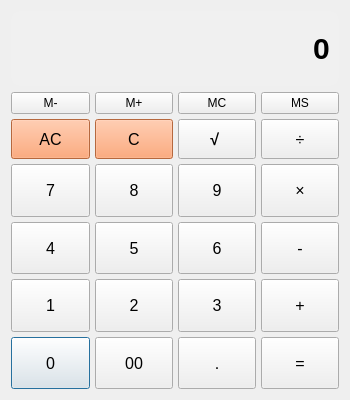
<?xml version="1.0" encoding="UTF-8"?>
<ui version="4.0">
 <class>Calculator</class>
 <widget class="QDialog" name="Calculator">
  <property name="geometry">
   <rect>
    <x>0</x>
    <y>0</y>
    <width>350</width>
    <height>400</height>
   </rect>
  </property>
  <property name="minimumSize">
   <size>
    <width>350</width>
    <height>400</height>
   </size>
  </property>
  <property name="maximumSize">
   <size>
    <width>350</width>
    <height>400</height>
   </size>
  </property>
  <property name="windowTitle">
   <string>الالة الحاسبة</string>
  </property>
  <property name="windowIcon">
   <iconset>
    <normaloff>graphics/icon.xpm</normaloff>graphics/icon.xpm</iconset>
  </property>
  <layout class="QGridLayout" name="gridLayout">
   <item row="0" column="0">
    <widget class="QLineEdit" name="display">
     <property name="minimumSize">
      <size>
       <width>0</width>
       <height>75</height>
      </size>
     </property>
     <property name="font">
      <font>
       <family>Segoe UI</family>
       <pointsize>-1</pointsize>
       <weight>75</weight>
       <bold>true</bold>
      </font>
     </property>
     <property name="styleSheet">
      <string notr="true">QLineEdit {
    font-family: &quot;Segoe UI&quot;;
    font-size: 30px;
    font-weight: bold;
    color: #000000; /* DodgerBlue */
    background-color:#F0F0F0;
    border-radius: 10px;
    padding: 5px;
    text-align: center;
}</string>
     </property>
     <property name="text">
      <string>0</string>
     </property>
     <property name="maxLength">
      <number>15</number>
     </property>
     <property name="alignment">
      <set>Qt::AlignRight</set>
     </property>
    </widget>
   </item>
   <item row="1" column="0">
    <layout class="QGridLayout" name="buttonGrid">
     <property name="spacing">
      <number>5</number>
     </property>
     <item row="7" column="0">
      <widget class="QPushButton" name="btn0">
       <property name="sizePolicy">
        <sizepolicy hsizetype="Minimum" vsizetype="Minimum">
         <horstretch>0</horstretch>
         <verstretch>0</verstretch>
        </sizepolicy>
       </property>
       <property name="minimumSize">
        <size>
         <width>0</width>
         <height>40</height>
        </size>
       </property>
       <property name="font">
        <font>
         <pointsize>12</pointsize>
        </font>
       </property>
       <property name="text">
        <string>0</string>
       </property>
      </widget>
     </item>
     <item row="4" column="3">
      <widget class="QPushButton" name="btnMultiply">
       <property name="sizePolicy">
        <sizepolicy hsizetype="Minimum" vsizetype="Minimum">
         <horstretch>0</horstretch>
         <verstretch>0</verstretch>
        </sizepolicy>
       </property>
       <property name="minimumSize">
        <size>
         <width>0</width>
         <height>40</height>
        </size>
       </property>
       <property name="font">
        <font>
         <pointsize>12</pointsize>
        </font>
       </property>
       <property name="text">
        <string>×</string>
       </property>
      </widget>
     </item>
     <item row="4" column="1">
      <widget class="QPushButton" name="btn8">
       <property name="sizePolicy">
        <sizepolicy hsizetype="Minimum" vsizetype="Minimum">
         <horstretch>0</horstretch>
         <verstretch>0</verstretch>
        </sizepolicy>
       </property>
       <property name="minimumSize">
        <size>
         <width>0</width>
         <height>40</height>
        </size>
       </property>
       <property name="font">
        <font>
         <pointsize>12</pointsize>
        </font>
       </property>
       <property name="text">
        <string>8</string>
       </property>
      </widget>
     </item>
     <item row="2" column="2">
      <widget class="QPushButton" name="btnRoot">
       <property name="sizePolicy">
        <sizepolicy hsizetype="Minimum" vsizetype="Minimum">
         <horstretch>0</horstretch>
         <verstretch>0</verstretch>
        </sizepolicy>
       </property>
       <property name="minimumSize">
        <size>
         <width>0</width>
         <height>40</height>
        </size>
       </property>
       <property name="font">
        <font>
         <pointsize>12</pointsize>
         <weight>75</weight>
         <bold>true</bold>
        </font>
       </property>
       <property name="text">
        <string>√ </string>
       </property>
      </widget>
     </item>
     <item row="7" column="2">
      <widget class="QPushButton" name="btnDot">
       <property name="sizePolicy">
        <sizepolicy hsizetype="Minimum" vsizetype="Minimum">
         <horstretch>0</horstretch>
         <verstretch>0</verstretch>
        </sizepolicy>
       </property>
       <property name="minimumSize">
        <size>
         <width>0</width>
         <height>40</height>
        </size>
       </property>
       <property name="font">
        <font>
         <pointsize>12</pointsize>
        </font>
       </property>
       <property name="text">
        <string>.</string>
       </property>
      </widget>
     </item>
     <item row="1" column="1">
      <widget class="QPushButton" name="add_memory">
       <property name="text">
        <string>M+</string>
       </property>
      </widget>
     </item>
     <item row="6" column="2">
      <widget class="QPushButton" name="btn3">
       <property name="sizePolicy">
        <sizepolicy hsizetype="Minimum" vsizetype="Minimum">
         <horstretch>0</horstretch>
         <verstretch>0</verstretch>
        </sizepolicy>
       </property>
       <property name="minimumSize">
        <size>
         <width>0</width>
         <height>40</height>
        </size>
       </property>
       <property name="font">
        <font>
         <pointsize>12</pointsize>
        </font>
       </property>
       <property name="text">
        <string>3</string>
       </property>
      </widget>
     </item>
     <item row="1" column="3">
      <widget class="QPushButton" name="show_memory">
       <property name="text">
        <string>MS</string>
       </property>
      </widget>
     </item>
     <item row="4" column="0">
      <widget class="QPushButton" name="btn7">
       <property name="sizePolicy">
        <sizepolicy hsizetype="Minimum" vsizetype="Minimum">
         <horstretch>0</horstretch>
         <verstretch>0</verstretch>
        </sizepolicy>
       </property>
       <property name="minimumSize">
        <size>
         <width>0</width>
         <height>40</height>
        </size>
       </property>
       <property name="font">
        <font>
         <pointsize>12</pointsize>
        </font>
       </property>
       <property name="text">
        <string>7</string>
       </property>
      </widget>
     </item>
     <item row="2" column="3">
      <widget class="QPushButton" name="btnDivide">
       <property name="sizePolicy">
        <sizepolicy hsizetype="Minimum" vsizetype="Minimum">
         <horstretch>0</horstretch>
         <verstretch>0</verstretch>
        </sizepolicy>
       </property>
       <property name="minimumSize">
        <size>
         <width>0</width>
         <height>40</height>
        </size>
       </property>
       <property name="font">
        <font>
         <pointsize>12</pointsize>
        </font>
       </property>
       <property name="text">
        <string>÷</string>
       </property>
      </widget>
     </item>
     <item row="5" column="2">
      <widget class="QPushButton" name="btn6">
       <property name="sizePolicy">
        <sizepolicy hsizetype="Minimum" vsizetype="Minimum">
         <horstretch>0</horstretch>
         <verstretch>0</verstretch>
        </sizepolicy>
       </property>
       <property name="minimumSize">
        <size>
         <width>0</width>
         <height>40</height>
        </size>
       </property>
       <property name="font">
        <font>
         <pointsize>12</pointsize>
        </font>
       </property>
       <property name="text">
        <string>6</string>
       </property>
      </widget>
     </item>
     <item row="7" column="1">
      <widget class="QPushButton" name="btn00">
       <property name="sizePolicy">
        <sizepolicy hsizetype="Minimum" vsizetype="Minimum">
         <horstretch>0</horstretch>
         <verstretch>0</verstretch>
        </sizepolicy>
       </property>
       <property name="minimumSize">
        <size>
         <width>0</width>
         <height>40</height>
        </size>
       </property>
       <property name="font">
        <font>
         <pointsize>12</pointsize>
        </font>
       </property>
       <property name="text">
        <string>00</string>
       </property>
      </widget>
     </item>
     <item row="5" column="0">
      <widget class="QPushButton" name="btn4">
       <property name="sizePolicy">
        <sizepolicy hsizetype="Minimum" vsizetype="Minimum">
         <horstretch>0</horstretch>
         <verstretch>0</verstretch>
        </sizepolicy>
       </property>
       <property name="minimumSize">
        <size>
         <width>0</width>
         <height>40</height>
        </size>
       </property>
       <property name="font">
        <font>
         <pointsize>12</pointsize>
        </font>
       </property>
       <property name="text">
        <string>4</string>
       </property>
      </widget>
     </item>
     <item row="6" column="3">
      <widget class="QPushButton" name="btnPlus">
       <property name="sizePolicy">
        <sizepolicy hsizetype="Minimum" vsizetype="Minimum">
         <horstretch>0</horstretch>
         <verstretch>0</verstretch>
        </sizepolicy>
       </property>
       <property name="minimumSize">
        <size>
         <width>0</width>
         <height>40</height>
        </size>
       </property>
       <property name="font">
        <font>
         <pointsize>12</pointsize>
        </font>
       </property>
       <property name="text">
        <string>+</string>
       </property>
      </widget>
     </item>
     <item row="7" column="3">
      <widget class="QPushButton" name="btnEquals">
       <property name="sizePolicy">
        <sizepolicy hsizetype="Minimum" vsizetype="Minimum">
         <horstretch>0</horstretch>
         <verstretch>0</verstretch>
        </sizepolicy>
       </property>
       <property name="minimumSize">
        <size>
         <width>0</width>
         <height>40</height>
        </size>
       </property>
       <property name="font">
        <font>
         <pointsize>12</pointsize>
        </font>
       </property>
       <property name="text">
        <string>=</string>
       </property>
      </widget>
     </item>
     <item row="6" column="1">
      <widget class="QPushButton" name="btn2">
       <property name="sizePolicy">
        <sizepolicy hsizetype="Minimum" vsizetype="Minimum">
         <horstretch>0</horstretch>
         <verstretch>0</verstretch>
        </sizepolicy>
       </property>
       <property name="minimumSize">
        <size>
         <width>0</width>
         <height>40</height>
        </size>
       </property>
       <property name="font">
        <font>
         <pointsize>12</pointsize>
        </font>
       </property>
       <property name="text">
        <string>2</string>
       </property>
      </widget>
     </item>
     <item row="2" column="0">
      <widget class="QPushButton" name="btnCls">
       <property name="minimumSize">
        <size>
         <width>0</width>
         <height>40</height>
        </size>
       </property>
       <property name="font">
        <font>
         <pointsize>12</pointsize>
        </font>
       </property>
       <property name="styleSheet">
        <string notr="true">background-color: #ff9257;</string>
       </property>
       <property name="text">
        <string>AC</string>
       </property>
      </widget>
     </item>
     <item row="2" column="1">
      <widget class="QPushButton" name="btnBck">
       <property name="sizePolicy">
        <sizepolicy hsizetype="Minimum" vsizetype="Minimum">
         <horstretch>0</horstretch>
         <verstretch>0</verstretch>
        </sizepolicy>
       </property>
       <property name="minimumSize">
        <size>
         <width>0</width>
         <height>40</height>
        </size>
       </property>
       <property name="font">
        <font>
         <pointsize>12</pointsize>
        </font>
       </property>
       <property name="styleSheet">
        <string notr="true">background-color: #ff9257;</string>
       </property>
       <property name="text">
        <string>C</string>
       </property>
      </widget>
     </item>
     <item row="4" column="2">
      <widget class="QPushButton" name="btn9">
       <property name="sizePolicy">
        <sizepolicy hsizetype="Minimum" vsizetype="Minimum">
         <horstretch>0</horstretch>
         <verstretch>0</verstretch>
        </sizepolicy>
       </property>
       <property name="minimumSize">
        <size>
         <width>0</width>
         <height>40</height>
        </size>
       </property>
       <property name="font">
        <font>
         <pointsize>12</pointsize>
        </font>
       </property>
       <property name="text">
        <string>9</string>
       </property>
      </widget>
     </item>
     <item row="1" column="0">
      <widget class="QPushButton" name="subtract_memory">
       <property name="text">
        <string>M-</string>
       </property>
      </widget>
     </item>
     <item row="6" column="0">
      <widget class="QPushButton" name="btn1">
       <property name="sizePolicy">
        <sizepolicy hsizetype="Minimum" vsizetype="Minimum">
         <horstretch>0</horstretch>
         <verstretch>0</verstretch>
        </sizepolicy>
       </property>
       <property name="minimumSize">
        <size>
         <width>0</width>
         <height>40</height>
        </size>
       </property>
       <property name="font">
        <font>
         <pointsize>12</pointsize>
        </font>
       </property>
       <property name="text">
        <string>1</string>
       </property>
      </widget>
     </item>
     <item row="5" column="1">
      <widget class="QPushButton" name="btn5">
       <property name="sizePolicy">
        <sizepolicy hsizetype="Minimum" vsizetype="Minimum">
         <horstretch>0</horstretch>
         <verstretch>0</verstretch>
        </sizepolicy>
       </property>
       <property name="minimumSize">
        <size>
         <width>0</width>
         <height>40</height>
        </size>
       </property>
       <property name="font">
        <font>
         <pointsize>12</pointsize>
        </font>
       </property>
       <property name="text">
        <string>5</string>
       </property>
      </widget>
     </item>
     <item row="5" column="3">
      <widget class="QPushButton" name="btnMinus">
       <property name="sizePolicy">
        <sizepolicy hsizetype="Minimum" vsizetype="Minimum">
         <horstretch>0</horstretch>
         <verstretch>0</verstretch>
        </sizepolicy>
       </property>
       <property name="minimumSize">
        <size>
         <width>0</width>
         <height>40</height>
        </size>
       </property>
       <property name="font">
        <font>
         <pointsize>12</pointsize>
        </font>
       </property>
       <property name="text">
        <string>-</string>
       </property>
      </widget>
     </item>
     <item row="1" column="2">
      <widget class="QPushButton" name="clear_memory">
       <property name="text">
        <string>MC</string>
       </property>
      </widget>
     </item>
    </layout>
   </item>
  </layout>
 </widget>
 <resources/>
 <connections/>
</ui>
